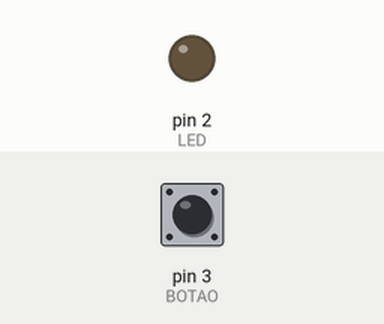
Bench run of a sketch on a simulated Arduino Uno, built with avr-gcc and run on an emulated ATmega328P. Parts: output pins drawn as LEDs (lit = HIGH). The test bench sets the inputs (shaded band); at power-on: pin 3 (BOTAO) LOW.

Above: at 1.2 s.
1.3 s: pin 3 (BOTAO) pulled HIGH for 0.15 s
At 2.1 s:
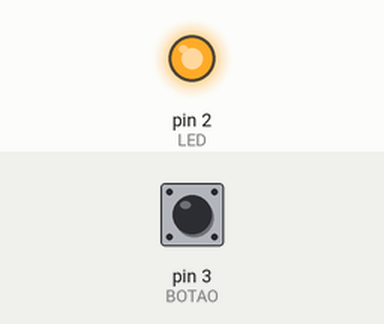
2.9 s: pin 3 (BOTAO) pulled HIGH for 1 s
At 3.3 s:
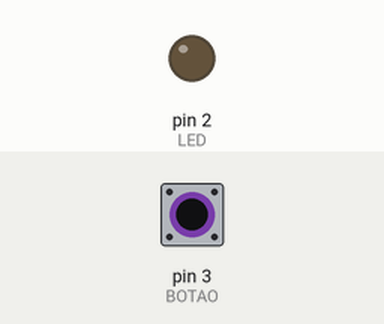
5.4 s: pin 3 (BOTAO) pulled HIGH for 3.2 s
At 6.4 s:
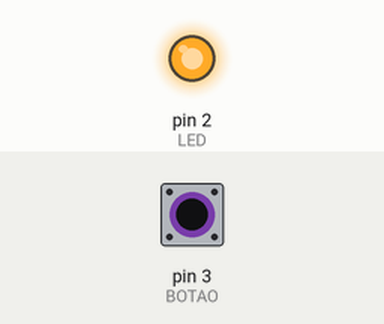
Timing chart, 0 to 8.4 s (numbered marks = the images above; inputs shaded):
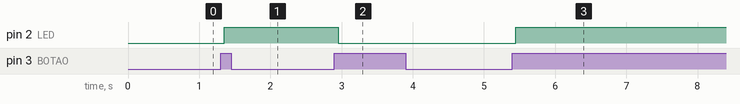

Measured:
- after the input at 1.3 s, pin 2 (LED): LOW → HIGH after 0.05 s
- after the input at 2.9 s, pin 2 (LED): HIGH → LOW after 0.05 s
- after the input at 5.4 s, pin 2 (LED): LOW → HIGH after 0.05 s

The sketch:

c_digo.ino
```cpp
int LED = 2;
int BOTAO = 3;
int ESTADO_BOTAO = 0;
int VAR = 0;
int VAR2 = 0;
void setup()
{
 pinMode(LED, OUTPUT);
 pinMode(BOTAO, INPUT);
}
void loop()
{
 VAR = digitalRead(BOTAO);
 if (VAR == 1 && VAR2 == 0)
 {
 ESTADO_BOTAO = 1 - ESTADO_BOTAO;
   delay(50);
 }
 VAR2=VAR;
  if(ESTADO_BOTAO == 1){
 digitalWrite(LED, 1);
 }
 else
 {
 digitalWrite(LED, 0);
 }
}
```
